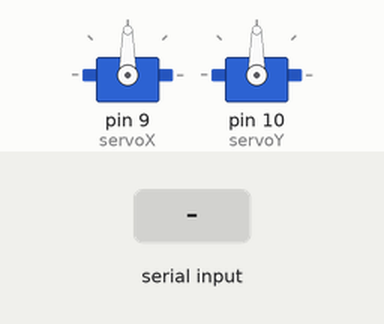
Simulated run of this sketch. Board: Arduino Uno, built with avr-gcc and run on an emulated ATmega328P. On the bench: 2 × servo. The test bench sets the inputs (shaded band).

Above: at 1.2 s.
1.3 s: "90,45\n" received over Serial
At 2.5 s:
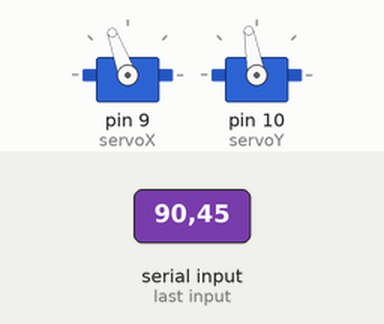
2.8 s: "30,150\n" received over Serial
At 3.9 s:
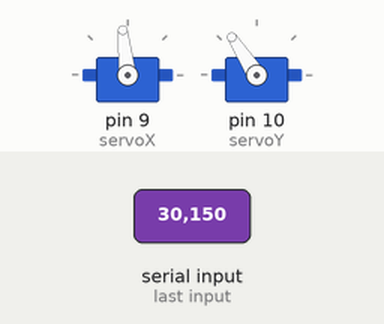
4.3 s: "200\n" received over Serial
At 4.9 s:
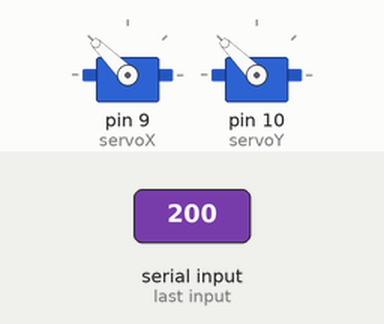
5.8 s: "1,90\n" received over Serial
At 6.1 s:
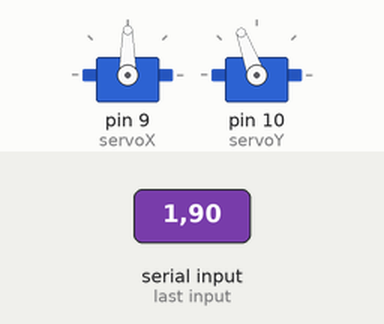
Timing chart, 0 to 8.3 s (numbered marks = the images above; inputs shaded):
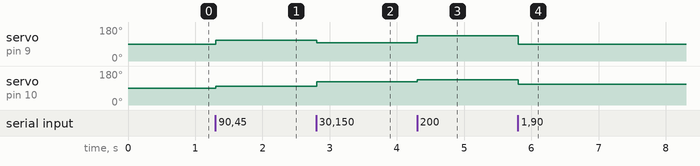

Measured:
- after the input at 1.3 s, servo on pin 9 (servoX): 90° → 110° at once; servo on pin 10 (servoY): 90° → 100° at once
- after the input at 2.8 s, servo on pin 9 (servoX): 110° → 96° at once; servo on pin 10 (servoY): 100° → 123° at once
- after the input at 4.3 s, servo on pin 9 (servoX): 96° → 135° at once; servo on pin 10 (servoY): 123° → 135° at once
- after the input at 5.8 s, servo on pin 9 (servoX): 135° → 90° at once; servo on pin 10 (servoY): 135° → 110° at once

The sketch:

servo_comm.ino
```cpp
#include <Servo.h>  // Importing the mighty Servo library, because motors need love too.

// Declaring our loyal servo subjects.
Servo servoX;
Servo servoY;

void setup() {
  Serial.begin(9600);  // Starting serial communication: the modern-day telegraph.
  servoX.attach(9);  // ServoX, you're now in charge of pin 9. Don't let the power go to your head.
  servoY.attach(10);  // ServoY, pin 10 is now your kingdom. Rule wisely.
}

void loop() {
  // Read data from the serial port, because listening is a virtue.
  if (Serial.available() > 0) {
    String data = Serial.readStringUntil('\n');  // Reading incoming data until newline, like reading a suspense novel.
    int commaIndex = data.indexOf(',');  // Finding the comma, because every sentence needs a pause.

    // Parse X and Y coordinates - like treasure coordinates, but less pirate-y.
    int xCoordinate = data.substring(0, commaIndex).toInt();  // Extracting X coordinate, no treasure map needed.
    int yCoordinate = data.substring(commaIndex + 1).toInt();  // And here comes the Y coordinate, equally important.

    // Map coordinates to servo angles. Servos can't read maps, but they understand angles.
    int xAngle = map(xCoordinate, -400, 400, 0, 180);  // Translating X coordinates to servo language.
    int yAngle = map(yCoordinate, -400, 400, 0, 180);  // Same for Y. It's all about equality.

    // Control your servos with xAngle and yAngle values, like a puppet master.
    servoX.write(xAngle);  // ServoX, turn to xAngle, and do it gracefully.
    servoY.write(yAngle);  // ServoY, follow suit. Keep up with your partner.
  }
  // This loop goes on and on, like a carousel, but with more servos and less horses.
}
```
